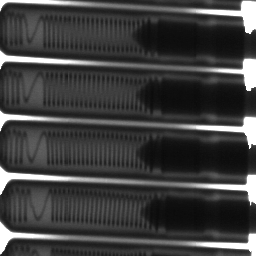
#> input picture Taller 2/images/BOUGIES.png, 256 x 256 px
$ jupyter execute Punto3.ipynb
#> lines starting #> are read from the running program, lines starting #| are printed output that depends on the picture
# Comparación entre diferentes transformaciones del histograma

[cell 1]
import cv2
import matplotlib.pyplot as plt
import numpy as np
from skimage import exposure

[cell 2]
imagen_bougies = cv2.imread('images/BOUGIES.png', cv2.IMREAD_GRAYSCALE)
#> imagen_bougies is the input picture: shape (256, 256); min 10, max 255, mean 63.2

[cell 3]
def mostrar_histograma(imagen):
    hist = cv2.calcHist([imagen],[0],None,[256],[0,256])
#> hist = 256 values, max 3417 at index 255, min 0 at index 0, mean 256
    plt.plot(hist)
    plt.show()
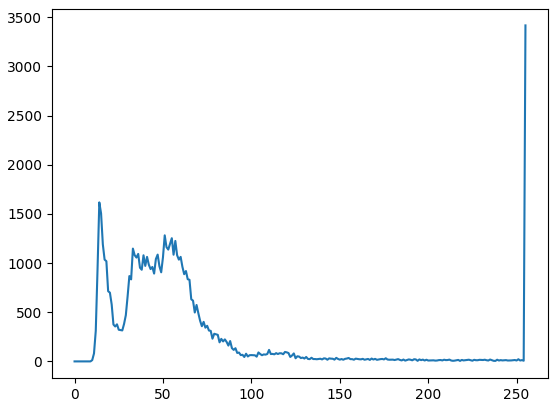
#> figure drawn by matplotlib, 1 panel; curve peaks at x = 255, y = 3417

## Imagen (Original)

[cell 4]
plt.imshow(imagen_bougies, cmap='gray', vmin=0, vmax=255)
plt.show()

## Histograma Imagen (Original)

[cell 5]
mostrar_histograma(imagen_bougies)

## Expansión del histograma

[cell 6]
min_val, max_val, _, _ = cv2.minMaxLoc(imagen_bougies)
#> min_val = 10; max_val = 255

min_val, max_val = int(min_val), int(max_val)

[cell 7]
def get_ab(li, ls):
#> called with li = 10, ls = 255
    b = ((255 * li)/(li - ls))
#> b = -10.41
    a = (255/(ls - li))
#> a = 1.04
    return a,b

a,b = get_ab(min_val, max_val)
#> a = 1.04; b = -10.41

[cell 8]
expansion = cv2.convertScaleAbs(imagen_bougies, alpha=a, beta=b)
plt.imshow(expansion, cmap='gray', vmin=0, vmax=255)
plt.show()

[cell 9]
mostrar_histograma(expansion)
#> in mostrar_histograma (call 2), `hist = cv2.calcHist([imagen],[0],None,[256],[0,256])`: hist = 256 values, max 3417 at index 255, min 0 at index 13, mean 256
#> in mostrar_histograma (call 2), `plt.show()`:
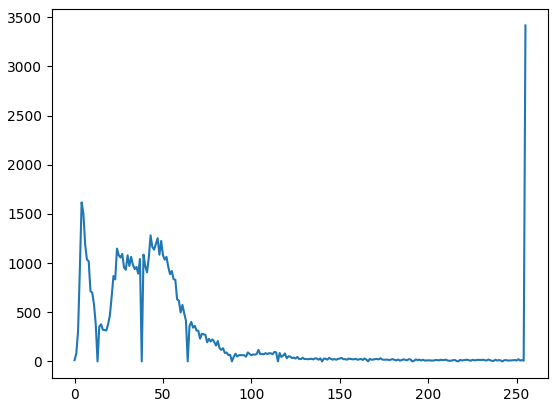
#> figure drawn by matplotlib, 1 panel; curve peaks at x = 255, y = 3417

### *¿A qué se debe este resultado?*

El resultado se debe a la redistribución de los valores de intensidad, lo que mejoró el contraste, especialmente en las áreas oscuras. Sin embargo, debido a la predominancia de tonos oscuros, el histograma conservó su forma general, aunque con una distribución más equilibrada.

## Ecualización del histograma

[cell 10]
imagen_equ = cv2.equalizeHist(imagen_bougies)
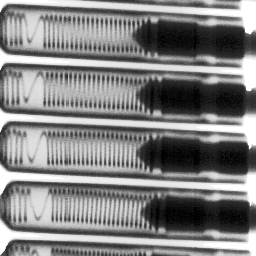
#> imagen_equ: shape (256, 256); min 0, max 255, mean 129.4

[cell 11]
plt.imshow(imagen_equ, cmap='gray', vmin=0, vmax=255)
plt.show()

[cell 12]
mostrar_histograma(imagen_equ)
#> in mostrar_histograma (call 3), `hist = cv2.calcHist([imagen],[0],None,[256],[0,256])`: hist = 256 values, max 3417 at index 255, min 0 at index 1, mean 256
#> in mostrar_histograma (call 3), `plt.show()`:
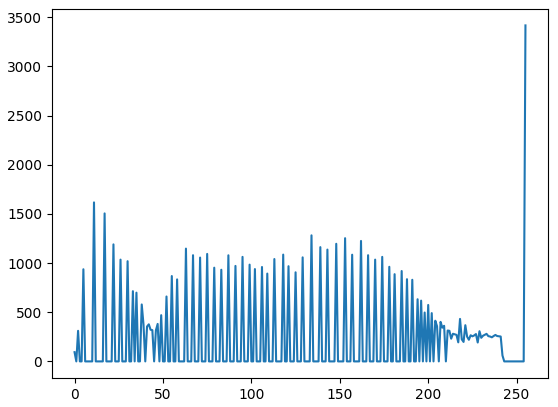
#> figure drawn by matplotlib, 1 panel; curve peaks at x = 255, y = 3417

### *Comente sus observaciones*

Al ecualizar la imagen, se obtuvo una mejor distribución de las intensidades en el histograma en comparación con la original, lo que mejoró el contraste y la definición. A diferencia de la imagen original, donde las intensidades estaban concentradas en los tonos oscuros, la ecualización permitió una redistribución más equilibrada.

## Transformación logarítmica

[cell 13]
constant_value = 46
logaritmitc_transformation =  np.log1p(imagen_bougies.astype(np.float32))
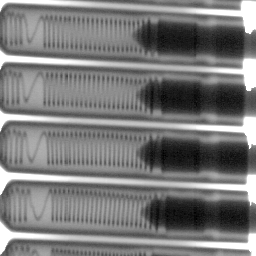
#> logaritmitc_transformation: shape (256, 256) float32; min 2.4, max 5.55, mean 3.91; drawn with min black and max white
multiplication = constant_value * logaritmitc_transformation

plt.imshow(multiplication, cmap='gray', vmin=0, vmax=255)
plt.show()

[cell 14]
mostrar_histograma(multiplication)
#> in mostrar_histograma (call 4), `hist = cv2.calcHist([imagen],[0],None,[256],[0,256])`: hist = 256 values, max 3417 at index 255, min 0 at index 0, mean 256
#> in mostrar_histograma (call 4), `plt.show()`:
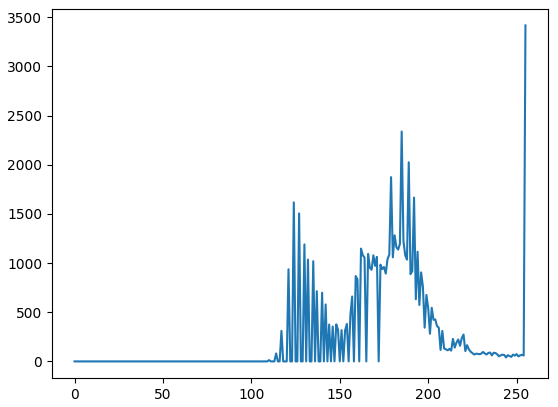
#> figure drawn by matplotlib, 1 panel; curve peaks at x = 255, y = 3417

### *¿Por qué es necesario multiplicar la imagen de salida por un factor? Visualice la imagen resultado y su histograma. ¿Cómo es el histograma resultado?*

La transformación logarítmica expande los píxeles oscuros y comprime los brillantes, reduciendo el rango dinámico y oscureciendo la imagen. La multiplicación por un factor reescala las intensidades lo que permite recuperar el brillo. En el histograma, esto se reflejado en una mayor concentración de valores en las altas intensidades, ya que los píxeles oscuros aumentan su brillo.

## Especificación de histogramas

[cell 15]
histograma_original = cv2.calcHist([imagen_bougies],[0],None,[256],[0,256])
#> histograma_original has the same summary as hist in mostrar_histograma
hist_normalizado = histograma_original / histograma_original.sum()
#> hist_normalizado = 256 values, max 0.0521 at index 255, min 0 at index 0, mean 0.00391

N = imagen_bougies.shape[0]
#> N = 256
M = 10
L = 256

def get_cdf(hist):
    cdf = np.cumsum(hist)
#> cdf = 256 values from 0 to 1
    pixel_values  = np.interp(np.random.rand(N*M), cdf, range(0,L))
#> pixel_values = 2560 values, max 255 at index 974, min 9.37 at index 2055, mean 65.55
    i_to_match= np.round(pixel_values).astype(np.uint8).reshape(N, M)
    matched_image = exposure.match_histograms(imagen_bougies, i_to_match)
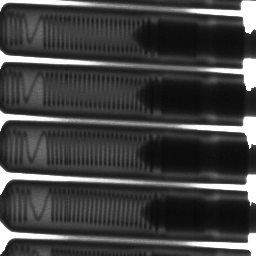
#> matched_image: shape (256, 256) float64; min 9, max 255, mean 65.6
    return i_to_match, matched_image

i_to_match, matched_image = get_cdf(hist_normalizado)

## Imagen Original

[cell 16]
plt.imshow(imagen_bougies, cmap='gray', vmin=0, vmax=255)
plt.show()

[cell 17]
plt.plot(histograma_original)
plt.show()

## Imagen Referencia

[cell 18]
plt.imshow(i_to_match, cmap='gray', vmin=0, vmax=255)
plt.show()
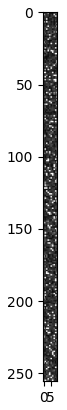
#> figure drawn by matplotlib, 1 panel

[cell 19]
mostrar_histograma(i_to_match)
#> in mostrar_histograma (call 5), `hist = cv2.calcHist([imagen],[0],None,[256],[0,256])`: hist = 256 values, max 90 at index 254, min 0 at index 0, mean 10
#> in mostrar_histograma (call 5), `plt.show()`:
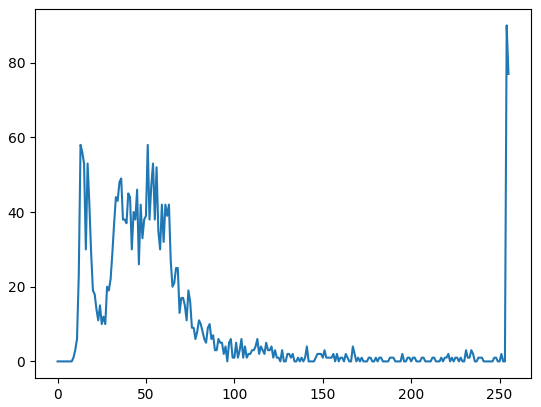
#> figure drawn by matplotlib, 1 panel; curve peaks at x = 254, y = 90

## Matching

[cell 20]
plt.imshow(matched_image, cmap='gray', vmin=0, vmax=255)
plt.show()

[cell 21]
def show_histogram(image, values=256):
#> called with values = 256
  histogram, bin_edges = np.histogram(image, bins=values, range=(0, values-1))
#> histogram = 256 values, max 3417 at index 255, min 0 at index 0, mean 256; bin_edges = 257 values from 0 to 255
  fig, ax = plt.subplots()
  ax.set_title("Matching Histogram")
  ax.set_xlabel("grayscale value")
  ax.set_ylabel("pixel count")
  ax.set_xlim([0.0, values-1])

  ax.plot(bin_edges[0:-1], histogram)
  plt.show()
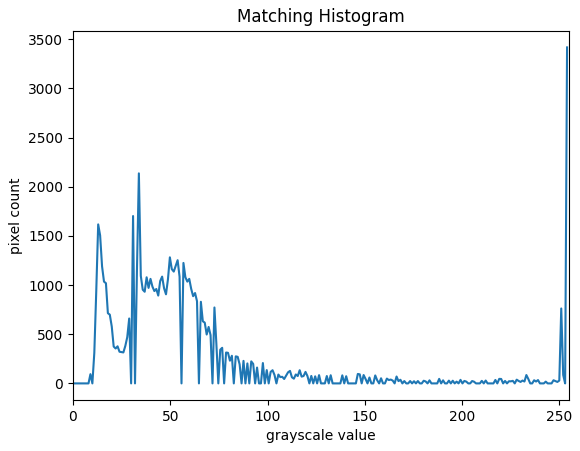
#> figure drawn by matplotlib, 1 panel; curve peaks at x = 254, y = 3417

$ run again, with Taller 2/images/ANGIO.png copied over Taller 2/images/BOUGIES.png
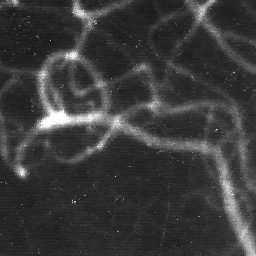
#> input picture Taller 2/images/ANGIO.png, 256 x 256 px
#> imagen_bougies is the input picture: shape (256, 256); min 20, max 255, mean 58.9
#> hist = 256 values, max 3291 at index 39, min 0 at index 0, mean 256
#> min_val = 20; max_val = 255
#> in get_ab, `b = ((255 * li)/(li - ls))`: b = -21.7
#> in get_ab, `a = (255/(ls - li))`: a = 1.09
#> `a,b = get_ab(min_val, max_val)`: b = -21.7
#> `logaritmitc_transformation =  np.log1p(imagen_bougies.astype(np.float3..`:
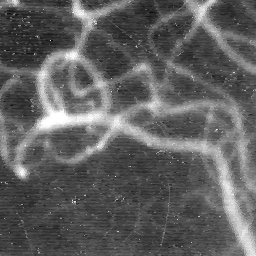
#> logaritmitc_transformation: shape (256, 256) float32; min 3.04, max 5.55, mean 3.99; drawn with min black and max white
#> histograma_original has the same summary as hist in mostrar_histograma
#> hist_normalizado = 256 values, max 0.0502 at index 39, min 0 at index 0, mean 0.00391
#> cdf = 256 values from 0 to 1
#> pixel_values = 2560 values, max 254.9 at index 974, min 22.94 at index 2055, mean 59.67
#> histogram = 256 values, max 3291 at index 38, min 0 at index 0, mean 256; bin_edges = 257 values from 0 to 255
#> in show_histogram, `plt.show()`:
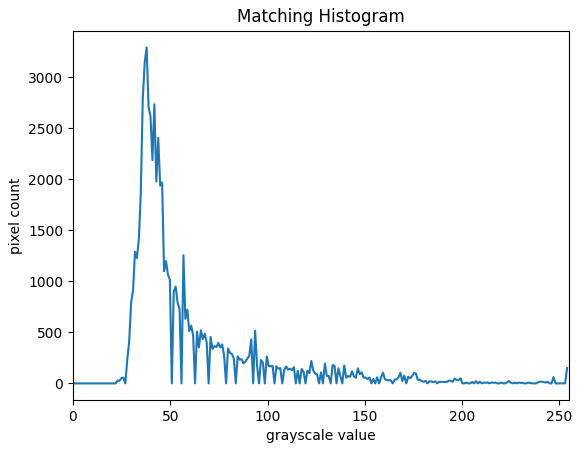
#> figure drawn by matplotlib, 1 panel; curve peaks at x = 37.85, y = 3291
